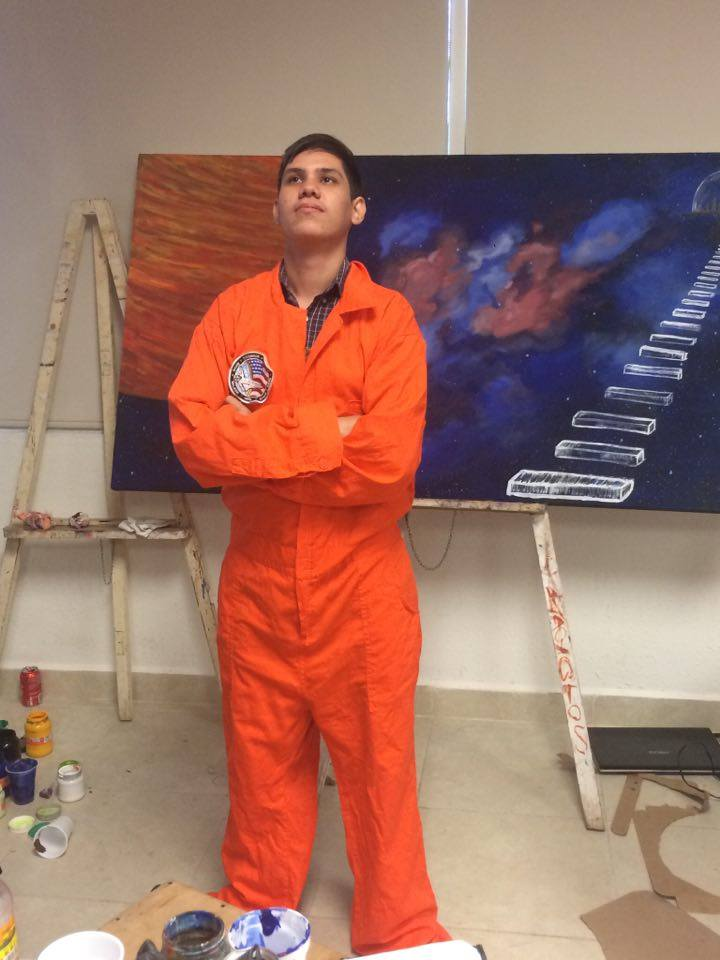
#> input picture js2.jpg, 720 x 960 px
$ python actividad_3.py
#> lines starting #> are read from the running program, lines starting #| are printed output that depends on the picture; after the words box and inside, x2 and y2 are one past the last pixel; in counts of white or black regions, pixels touching at a corner belong together
import numpy as np
import cv2
from matplotlib import pyplot as plt

#Se cargan los modelos para detectar rostros y ojos. NOTA: Estos modelos ya fueron entrenados previamente, solo los estamos usando
face_cascade = cv2.CascadeClassifier('haarcascade_frontalface_default.xml') #Revisa que este archivo está en tu carpeta
eye_cascade = cv2.CascadeClassifier('haarcascade_eye.xml') #Revisa que este archivo está en tu carpeta

#Se lee la imagen
img = cv2.imread('js2.jpg')
#> img is the input picture: shape (960, 720, 3); mean B, G, R 101.5, 114.9, 158.7

#Se convierte a escala de grises
gray = cv2.cvtColor(img, cv2.COLOR_BGR2GRAY)
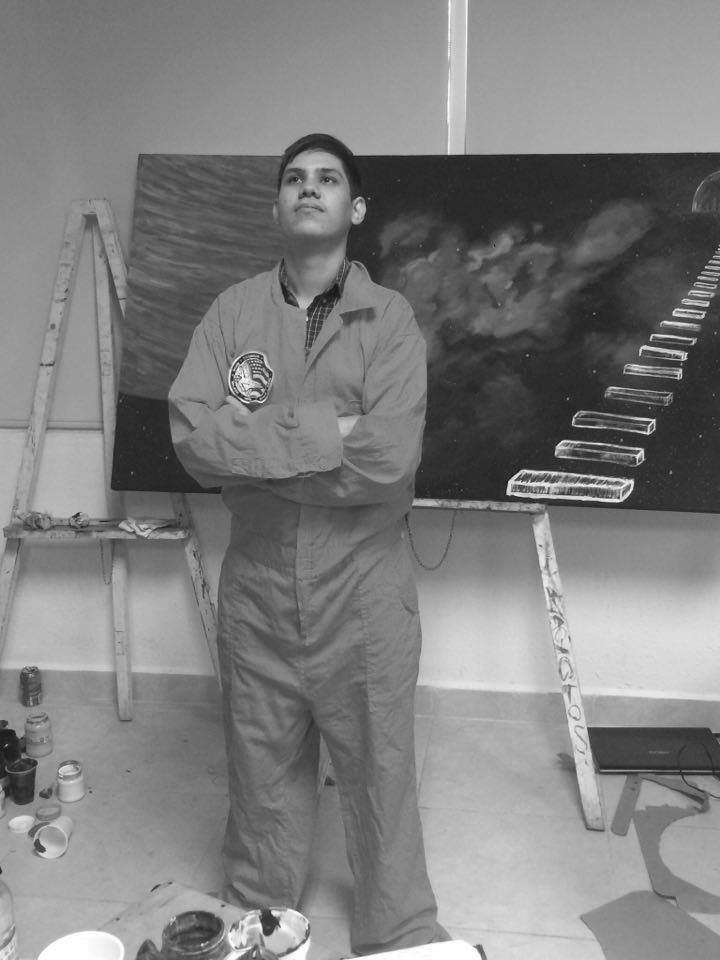
#> gray: shape (960, 720); min 11, max 255, mean 126.5
imgToShow =  img[:,:,::-1]

#Se muestra la imagen
plt.imshow(imgToShow)
plt.show()
#Se utiliza el modelo detector de rostros que ya cargamos anteriormente
faces = face_cascade.detectMultiScale(gray, 1.3, 5)  #Indicamos los parámetros
#> faces = [[270, 148, 82, 82]]
#faces = face_cascade.detectMultiScale(gray, 1.01, 1)
for (x,y,w,h) in faces: #iterando en las coordenadas en donde se detectaron rostros con el modelo
    cv2.rectangle(img,(x,y),(x+w,y+h),(255,0,0),2) #Se dibujan los rectángulos en donde se encontraron rostros
    roi_gray = gray[y:y+h, x:x+w]  #region de interés de la imagen en gris
    roi_color = img[y:y+h, x:x+w]  #region de interés de la imagen a color
    #Se utiliza el detector de ojos que ya cargamos anteriormente
    eyes = eye_cascade.detectMultiScale(roi_gray)
    for (ex,ey,ew,eh) in eyes: #Iterando en las coordenadas de los ojos encontrados
        cv2.rectangle(roi_color,(ex,ey),(ex+ew,ey+eh),(0,255,0),2) #Se dibujan rectángulos en donde se encontraron ojos
#> this loop made 1 pass
#> (x, y, w, h, eyes) on pass 1: (270, 148, 82, 82, [[12, 19, 24, 24], [46, 21, 23, 23]])
#> pass 1, `roi_gray = gray[y:y+h, x:x+w]`:
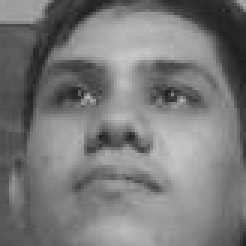
#> roi_gray: shape (82, 82) (shown 3 times larger); min 30, max 201, mean 121.5
#> pass 1, `roi_color = img[y:y+h, x:x+w]`:
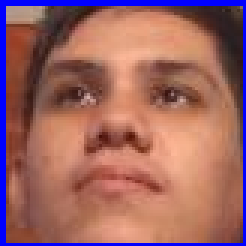
#> roi_color: shape (82, 82, 3) (shown 3 times larger); mean B, G, R 99.8, 100.8, 155.9
#> after the loop:
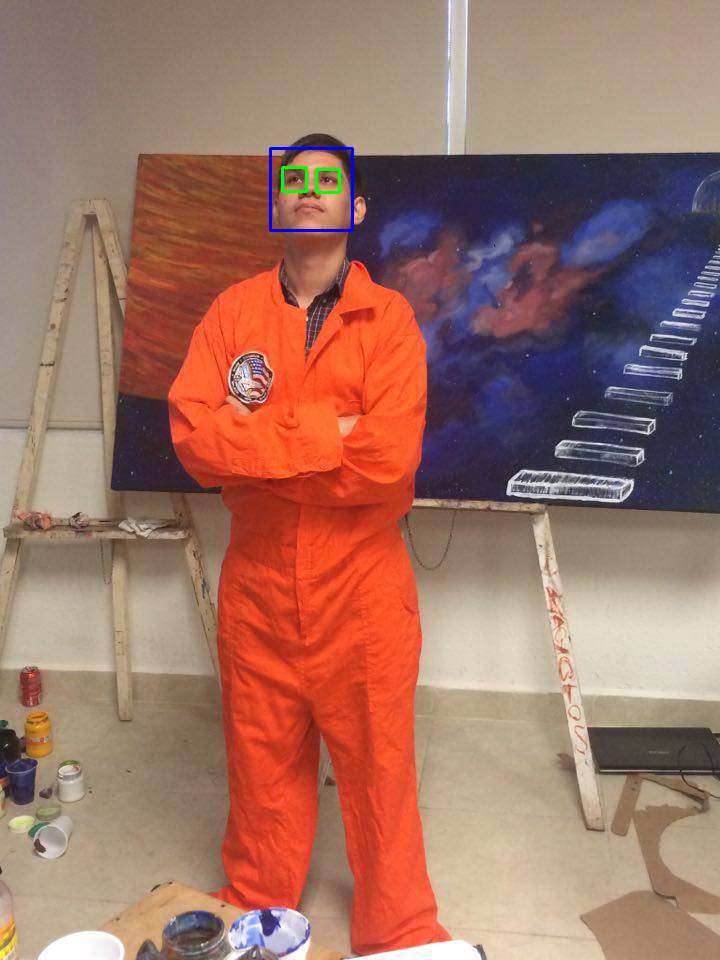
#> img: shape (960, 720, 3); 0.22% of pixels changed, all inside (x1, y1, x2, y2) = (269, 147, 354, 232)
#> after the loop:
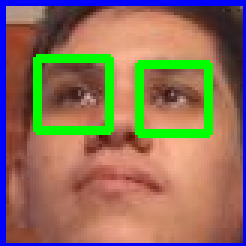
#> roi_color: shape (82, 82, 3) (shown 3 times larger); 8.27% of pixels changed, all inside (x1, y1, x2, y2) = (11, 18, 71, 46)

plt.imshow(img)
plt.show()
a = np.array([1, 3, 4, 5, 6 ,7])
print("Arreglo a original: ", a)
#Se crea el arreglo b con un segmento de a
b = a[:3]
#Se modifica un elemento de b
b[0]=9
#Como los valores se pasaron como referencia, también se modifica a
print("Arreglo b: ", b)
print("Arreglo a modificado: ", a)

$ run again, with js.jpg copied over js2.jpg
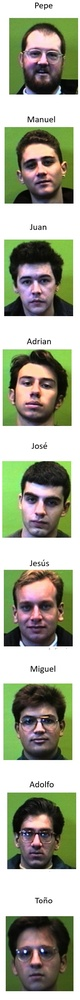
#> input picture js.jpg, 80 x 1000 px, shrunk from 209 x 2613 before the run
#> img is the input picture: shape (1000, 80, 3); mean B, G, R 147, 166.7, 163.1
#> faces = [[18, 34, 51, 51], [14, 142, 53, 53], [9, 260, 54, 54], [8, 361, 56, 56], [13, 478, 58, 58], [11, 814, 52, 52], [7, 583, 60, 60], [11, 697, 60, 60], [6, 929, 61, 61]]
#> the loop `for (x,y,w,h) in faces:` made 9 passes
#> after the loop `for (x,y,w,h) in faces:`:
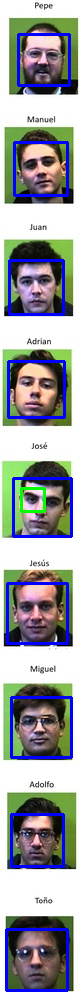
#> img: shape (1000, 80, 3); 7.87% of pixels changed, all inside (x1, y1, x2, y2) = (5, 33, 73, 992)
#> after the loop `for (x,y,w,h) in faces:`:
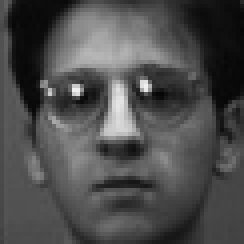
#> roi_gray: shape (61, 61) (shown 4 times larger); min 6, max 240, mean 76.8
